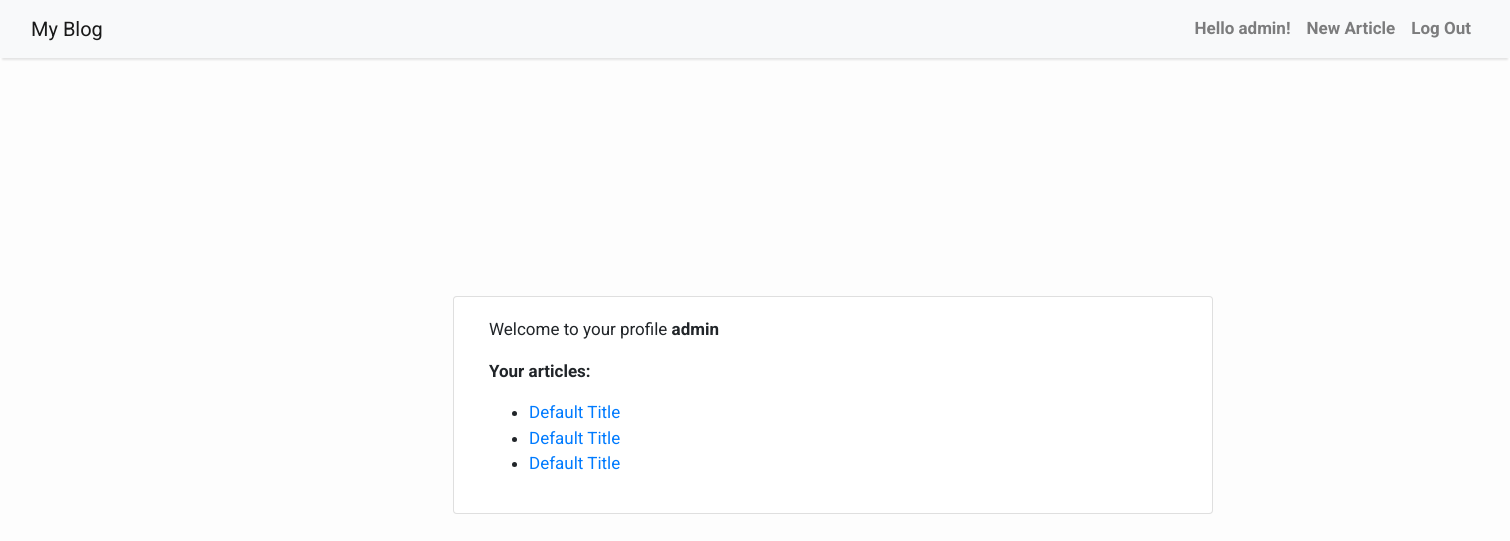
Before: /blog/home/ (signed in) with the older database file.
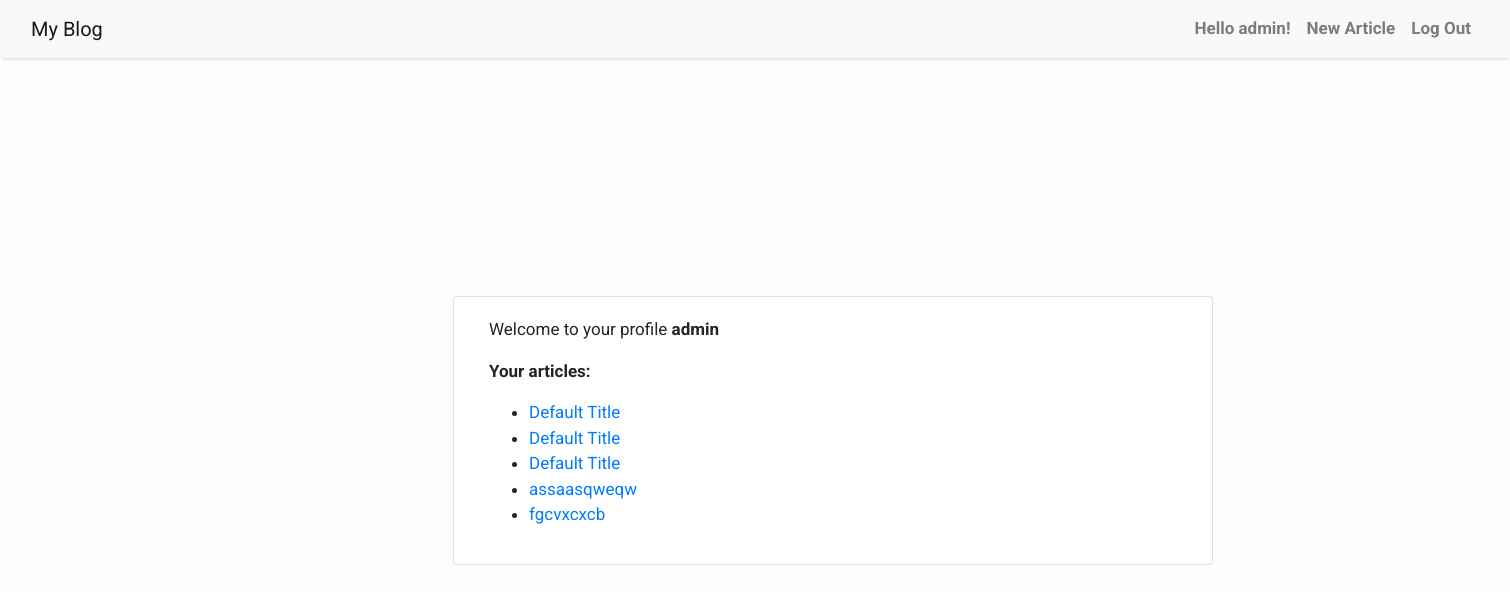
After: the same page with the newer database file.
### blog/models.py (models this page shows)
class Article(models.Model):
    author = models.ForeignKey(settings.AUTH_USER_MODEL, on_delete = models.CASCADE)
    text = models.TextField()
    title = models.TextField()
    likes = models.IntegerField(default = 0)
    dislikes = models.IntegerField(default = 0)
    publish_date = models.DateTimeField(default = timezone.now)

### blog/views.py (the view)
# urls.py: path('home/', views.home, name='home')
def home(request):
    user_articles = Article.objects.filter(author = request.user)
    return render(request, 'blog/home.html', {'user': request.user, 'user_articles':user_articles})

### blog/templates/blog/home.html
{% extends 'blog/base.html' %}
{% block content %}
<div class="container login">
  <div class="row">
    <div class="col-md-8 card mb-4  mt-3">
      <div class="card-body">
        <p>Welcome to your profile <strong>{{user.username}}</strong></p>
        <p><strong>Your articles:</strong></p>
        <ul>
          {% for article in user_articles %}
          <li>
            <a href="{% url 'blog:article' article.id %}"> {{article.title}}</a>
          </li>
          {% endfor %}
        </ul>
      </div>
    </div>
  </div>
</div>
{% endblock%}

Changed rows visible on the page:
added Article: title "assaasqweqw"
added Article: title "fgcvxcxcb"
